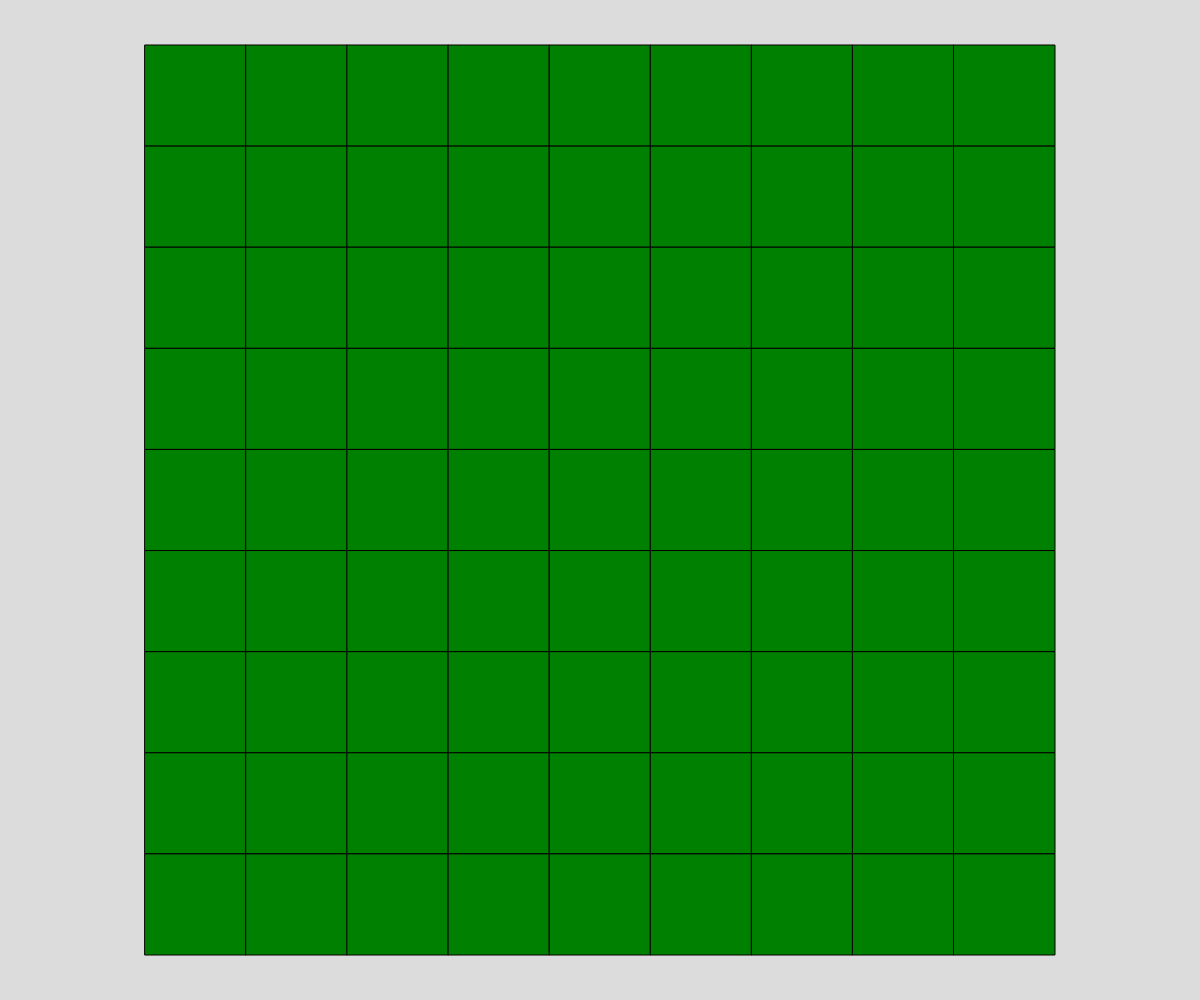
Frame 1 (no input)
Frame 60 (no input): identical to frame 1, image omitted
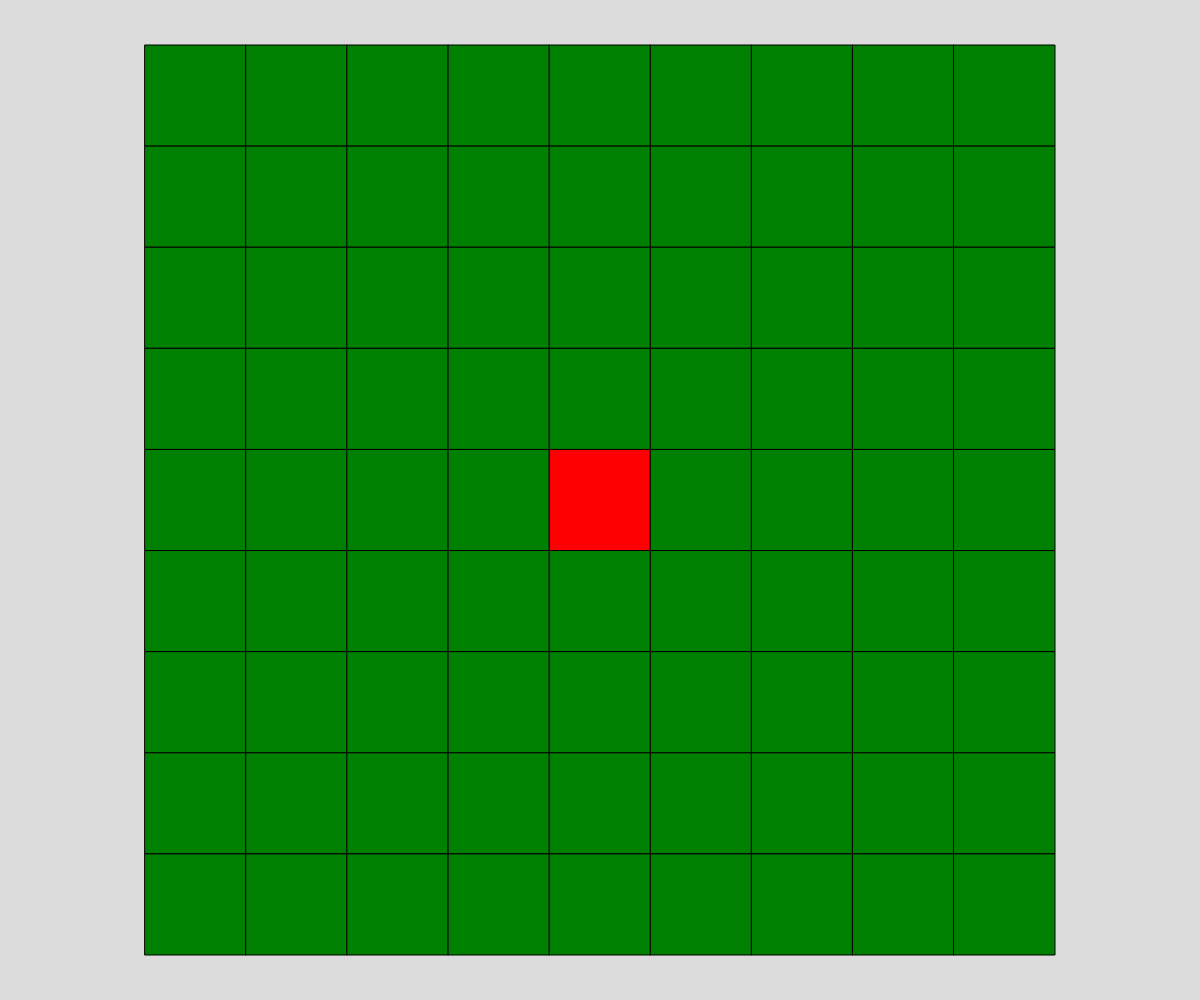
Frame 120 (the mouse pressed at the canvas centre since frame 60)

The p5.js sketch that drew these frames (run headless with seeded random() and noise() and a simulated clock; from frame 60 on, the mouse is pressed at the canvas centre):

// p5.js sketch
// ── sketch.js
// Minesweeper
// Jacky Chung
// October 2020
//
// Extra for Experts:
// right click on mouse
// have 2 different 2d array grid


let GRIDSIZE; // length x width of the grid
let cellSize; //size of each little square
let grid;  // the grid
let mineMap;  //the 2d grid for where mines are
let state ="start9Grid"; 

 
// sets up the game
function setup() {
  createCanvas(windowWidth, windowHeight);

 
  if (state === "start9Grid"){ // shows a 9x9 grid
    GRIDSIZE = 9; 
    document.addEventListener("contextmenu", event => event.preventDefault());
  
    // determine his height or width is larger
    if (width < height) {
      cellSize = width / GRIDSIZE;
    }
    else {
      cellSize = height/ GRIDSIZE - 10 ;
    }

  
  
    grid = placemine(GRIDSIZE);  //grid for which square has mine

  
  }
}

//shows functions on the page
function draw() {
  background(220);
  displayGrid();
  // gameover();
 
}

// determine which side of the mouse is clicked
function mousePressed() {
  let spaceX = floor((mouseX - (width/2- cellSize*(GRIDSIZE/2)))/cellSize);
  let spaceY = floor((mouseY  - (height/2- cellSize*(GRIDSIZE/2)))/cellSize);

  if (state !== "blowAllMine"){
    if (mouseButton === LEFT){
      digBomb(spaceX ,spaceY);
    }
  
  //   if (mouseButton === RIGHT){
  //     flagBomb(spaceX , spaceY);
  //   }
  }
  
}

//when left mouse is clicked, send signal that player decides to dig this square
function digBomb(spaceX, spaceY) {
  if (spaceX >= 0 && spaceX < GRIDSIZE && spaceY >= 0 && spaceY < GRIDSIZE) {
    
    if (grid[spaceY][spaceX].isMine === false && grid[spaceY][spaceX].flag === false && grid[spaceY][spaceX].status === "Not Clicked"){
      grid[spaceY][spaceX].status = "pressed";

    }
    
    else if ( grid[spaceY][spaceX].isMine === true && grid[spaceY][spaceX].status === "Not Clicked" && grid[spaceY][spaceX].flag === false) {
      grid[spaceY][spaceX].status = "blow up";
    }
  }
}

// //when right mouse is clicked, sends signal that this square should be flagged
// function flagBomb(spaceX, spaceY) {
//   if (spaceX >= 0 && spaceX < GRIDSIZE && spaceY >= 0 && spaceY < GRIDSIZE) {
    
//     if (grid[spaceY][spaceX] !== "blow up" && grid[spaceY][spaceX] !== "pressed" && grid[spaceY][spaceX] !== "no mineflaged" && grid[spaceY][spaceX] !== "mineflaged" ) {
     
//       if (grid[spaceY][spaceX] === "mine"){
//         grid[spaceY][spaceX] ="mineflaged";
//       }
      
//       else if (grid[spaceY][spaceX] === "no mine"){
//         grid[spaceY][spaceX] ="no mineflaged";
//       }
//     }
    
//     else if (grid[spaceY][spaceX] === "mine" || grid[spaceY][spaceX] === "no mine" || grid[spaceY][spaceX] === "no mineflaged" || grid[spaceY][spaceX] === "mineflaged"  ){
      
//       if (grid[spaceY][spaceX] === "mineflaged"){
//         grid[spaceY][spaceX] ="mine";
//       }
     
//       else if (grid[spaceY][spaceX] === "no mineflaged"){
//         grid[spaceY][spaceX] ="no mine";
//       }
//     }
//   }
  
// }


// select which square is a mine at random 
function placemine(){
  let grid = [];
  let chanceOfHavingMine = 30; //set the chance of having a mine
  for (let y=0; y<GRIDSIZE; y++) {
    grid.push([]);
    for (let x=0; x<GRIDSIZE; x++) {
      
      if (random(100) < chanceOfHavingMine) {
        grid[y].push(new Square(true));
      }
      else {
        grid[y].push(new Square(false));
        
      }
    }
  }
  return grid;  
}


// // determine how many mines are closeby
// function showMap(){
//   for (let y=0; y<GRIDSIZE; y++) {
//     mineMap.push([]);
//     for (let x=0; x<GRIDSIZE; x++) {
      
//       let closeMine = 0;
      
//       if (x>= 0 && x< GRIDSIZE && y - 1>= 0 && y + 1  < GRIDSIZE) {
//         for(let i=-1;i<=1;i++){
//           for (let j=-1;j<=1;j++){
//             if (grid[y+i][x+j] === "mine"){
//               closeMine = closeMine+1;
//             }
//           }  
//         }
//         grid[y][x].closeMine = closeMine;
//       }
      
//       else if (x>= 0 && x < GRIDSIZE && y + 1> 0 && y + 1  < GRIDSIZE) {
//         for(let i=0;i<=1;i++){
//           for (let j=-1;j<=1;j++){
//             if (grid[y+i][x+j] === "mine"){
//               closeMine = closeMine+1;
//             }
//           }  
//         }
//         grid[y][x].closeMine = closeMine;
//       }
      
//       else{
//         for(let i=-1;i<=0;i++){
//           for (let j=-1;j<=1;j++){
//             if (grid[y+i][x+j] === "mine"){
//               closeMine = closeMine+1;
//             }
//           }
//         }
//         grid[y][x].closeMine = closeMine;
//       } 
//     }
//   }
// }


//"signal Center of the Grid" Control all color on grid
function displayGrid() {
  

  for (let y = 0; y<GRIDSIZE; y++) {
    for (let x= 0; x<GRIDSIZE; x++) {
      strokeWeight(1);
      
      // when square is safe show number - how many mine are closeby
      if (grid[y][x].status === "pressed"){
        fill("white");
        rect(x*cellSize + windowWidth/2 - cellSize*(GRIDSIZE/2), y*cellSize+ windowHeight/2 - cellSize*(GRIDSIZE/2), cellSize, cellSize);
        fill("black");
        textSize(cellSize * 0.8);
        textAlign(CENTER, CENTER);
        text(grid[y][x].closeMine,x*cellSize + windowWidth/2 - cellSize*(GRIDSIZE/2) +cellSize/2, y*cellSize+ windowHeight/2 - cellSize*(GRIDSIZE/2) + cellSize/2);
      }
      
      // determine which square should be orange (flag)
      else if (grid[y][x].status === "NotClicked" && grid[y][x].flag === true ){
        fill("orange");
        rect(x*cellSize + windowWidth/2 - cellSize*(GRIDSIZE/2), y*cellSize+ windowHeight/2 - cellSize*(GRIDSIZE/2), cellSize, cellSize);
      }
      
      // change square to red if bomb
      else if (grid[y][x].status === "blow up"){
        fill("red");
        rect(x*cellSize + windowWidth/2 - cellSize*(GRIDSIZE/2), y*cellSize+ windowHeight/2 - cellSize*(GRIDSIZE/2), cellSize, cellSize);
        state ="blowAllMine";
      }
      
      // All squares are green when untouched
      else{
        fill("green");
        rect(x*cellSize + windowWidth/2 - cellSize*(GRIDSIZE/2), y*cellSize+ windowHeight/2 - cellSize*(GRIDSIZE/2), cellSize, cellSize);
      }
      
    }
    
  }
}



// // if bomb is pressed, find all other bomb automactically and explode them
// function gameover(){
//   if (state === "blowAllMine"){
//     for (let i = 0; i<GRIDSIZE; i++) {
//       for (let j= 0; j<GRIDSIZE; j++) {
//         if( grid[j][i] === "mine" ||grid[j][i] === "mineflaged" ){
//           fill("red");
//           rect(i*cellSize + windowWidth/2 - cellSize*(GRIDSIZE/2), j*cellSize+ windowHeight/2 - cellSize*(GRIDSIZE/2), cellSize, cellSize);
//         }
//       }
//     }

//   }
// }

class Square{
  constructor (isMine){
    this.isMine = isMine;
    this.closeMine;
    this.status = "Not Clicked";
    this.flag = false;
  }
}
